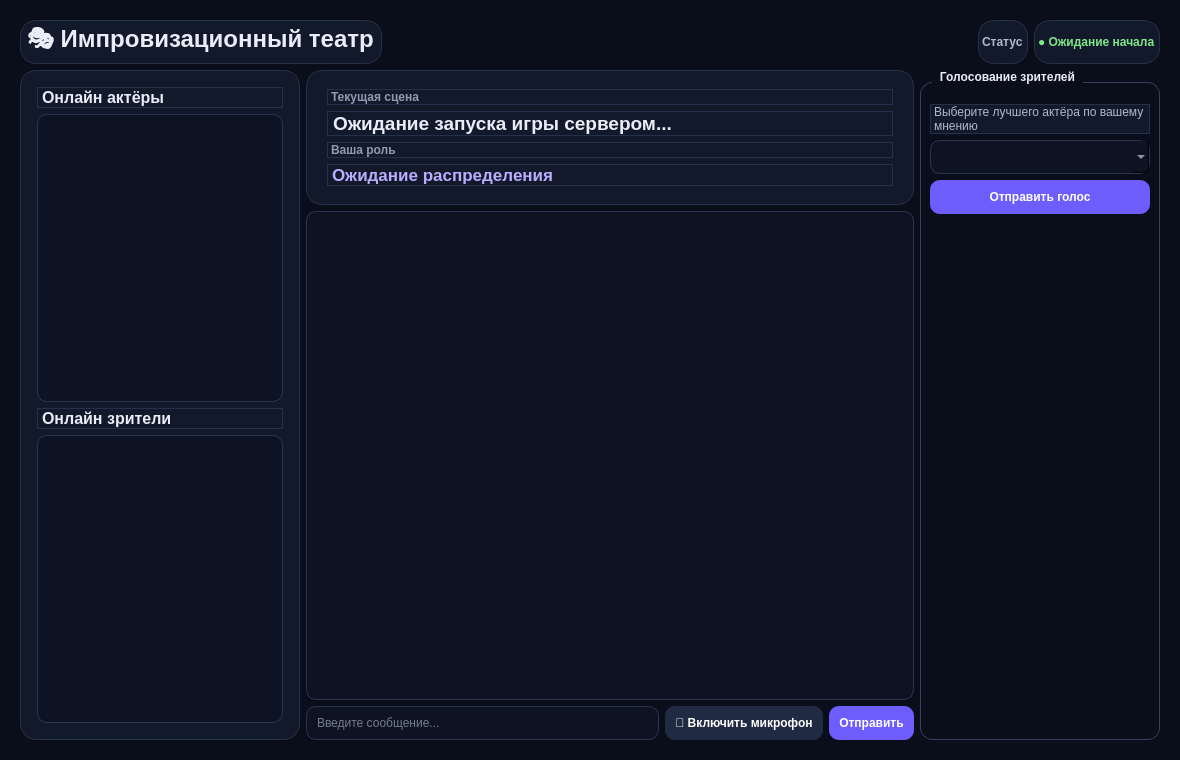
<?xml version="1.0" encoding="UTF-8"?>
<ui version="4.0">
 <class>GameWindow</class>
 <widget class="QMainWindow" name="GameWindow">
  <property name="geometry"><rect><x>0</x><y>0</y><width>1180</width><height>760</height></rect></property>
  <property name="windowTitle"><string>Сетевая импровизированная сцена</string></property>
  <property name="styleSheet"><string notr="true">
QMainWindow { background:#090e1a; }
QLabel { color:#e9edf7; }
QFrame { background:#12192a; border:1px solid #25304a; border-radius:16px; }
QTextBrowser,QLineEdit,QListWidget,QComboBox { background:#0d1322;color:#dce3f1;border:1px solid #283550;border-radius:10px;padding:8px; }
QPushButton { background:#6d5dfc;color:white;border:none;border-radius:10px;padding:10px;font-weight:700; }
QPushButton:hover { background:#7d70ff; }
QPushButton#micButton { background:#202b43; }
QGroupBox { color:#e9edf7;border:1px solid #34405f;border-radius:12px;margin-top:12px;padding-top:12px;font-weight:700; }
QGroupBox::title { subcontrol-origin:margin;left:12px;padding:0 6px; }
</string></property>
  <widget class="QWidget" name="centralwidget">
   <layout class="QVBoxLayout" name="mainLayout">
    <property name="leftMargin"><number>20</number></property><property name="topMargin"><number>20</number></property><property name="rightMargin"><number>20</number></property><property name="bottomMargin"><number>20</number></property>
    <item>
     <layout class="QHBoxLayout" name="headerLayout">
      <item><widget class="QLabel" name="titleLabel"><property name="text"><string>🎭 Импровизационный театр</string></property><property name="styleSheet"><string>font-size:24px;font-weight:800;</string></property></widget></item>
      <item><spacer name="headerSpacer"><property name="orientation"><enum>Qt::Horizontal</enum></property><property name="sizeHint"><size><width>40</width><height>20</height></size></property></spacer></item>
      <item><widget class="QLabel" name="identityLabel"><property name="text"><string>Статус</string></property><property name="styleSheet"><string>color:#aeb8cc;font-weight:700;</string></property></widget></item>
      <item><widget class="QLabel" name="statusLabel"><property name="text"><string>● Ожидание начала</string></property><property name="styleSheet"><string>color:#7ee787;font-weight:700;</string></property></widget></item>
     </layout>
    </item>
    <item>
     <layout class="QHBoxLayout" name="contentLayout">
      <item>
       <widget class="QFrame" name="leftPanel">
        <property name="minimumSize"><size><width>250</width><height>0</height></size></property>
        <property name="maximumSize"><size><width>280</width><height>16777215</height></size></property>
        <layout class="QVBoxLayout" name="leftLayout">
         <property name="leftMargin"><number>16</number></property><property name="topMargin"><number>16</number></property><property name="rightMargin"><number>16</number></property><property name="bottomMargin"><number>16</number></property>
         <item><widget class="QLabel" name="actorTitle"><property name="text"><string>Онлайн актёры</string></property><property name="styleSheet"><string>font-size:16px;font-weight:800;</string></property></widget></item>
         <item><widget class="QListWidget" name="actorList"/></item>
         <item><widget class="QLabel" name="audienceTitle"><property name="text"><string>Онлайн зрители</string></property><property name="styleSheet"><string>font-size:16px;font-weight:800;</string></property></widget></item>
         <item><widget class="QListWidget" name="audienceList"/></item>
        </layout>
       </widget>
      </item>
      <item>
       <layout class="QVBoxLayout" name="centerLayout">
        <item>
         <widget class="QFrame" name="storyCard">
          <layout class="QVBoxLayout" name="storyLayout">
           <property name="leftMargin"><number>20</number></property><property name="topMargin"><number>18</number></property><property name="rightMargin"><number>20</number></property><property name="bottomMargin"><number>18</number></property>
           <item><widget class="QLabel" name="sceneTitle"><property name="text"><string>Текущая сцена</string></property><property name="styleSheet"><string>color:#8f9bb3;font-weight:700;</string></property></widget></item>
           <item><widget class="QLabel" name="sceneValue"><property name="text"><string>Ожидание запуска игры сервером...</string></property><property name="wordWrap"><bool>true</bool></property><property name="styleSheet"><string>font-size:19px;font-weight:800;</string></property></widget></item>
           <item><widget class="QLabel" name="roleTitle"><property name="text"><string>Ваша роль</string></property><property name="styleSheet"><string>color:#8f9bb3;font-weight:700;</string></property></widget></item>
           <item><widget class="QLabel" name="roleValue"><property name="text"><string>Ожидание распределения</string></property><property name="styleSheet"><string>color:#b9adff;font-size:17px;font-weight:800;</string></property></widget></item>
          </layout>
         </widget>
        </item>
        <item><widget class="QTextBrowser" name="chatBrowser"/></item>
        <item>
         <layout class="QHBoxLayout" name="sendLayout">
          <item><widget class="QLineEdit" name="messageEdit"><property name="placeholderText"><string>Введите сообщение...</string></property></widget></item>
          <item><widget class="QPushButton" name="micButton"><property name="text"><string>🎤 Включить микрофон</string></property></widget></item>
          <item><widget class="QPushButton" name="sendButton"><property name="text"><string>Отправить</string></property></widget></item>
         </layout>
        </item>
       </layout>
      </item>
      <item>
       <widget class="QGroupBox" name="voteGroup">
        <property name="minimumSize"><size><width>240</width><height>0</height></size></property>
        <property name="maximumSize"><size><width>260</width><height>16777215</height></size></property>
        <property name="title"><string>Голосование зрителей</string></property>
        <layout class="QVBoxLayout" name="voteLayout">
         <item><widget class="QLabel" name="voteHint"><property name="text"><string>Выберите лучшего актёра по вашему мнению</string></property><property name="wordWrap"><bool>true</bool></property><property name="styleSheet"><string>color:#aeb8cc;</string></property></widget></item>
         <item><widget class="QComboBox" name="actorCombo"/></item>
         <item><widget class="QPushButton" name="voteButton"><property name="text"><string>Отправить голос</string></property></widget></item>
         <item><spacer name="voteSpacer"><property name="orientation"><enum>Qt::Vertical</enum></property><property name="sizeHint"><size><width>20</width><height>40</height></size></property></spacer></item>
        </layout>
       </widget>
      </item>
     </layout>
    </item>
   </layout>
  </widget>
 </widget>
 <resources/>
 <connections/>
</ui>
